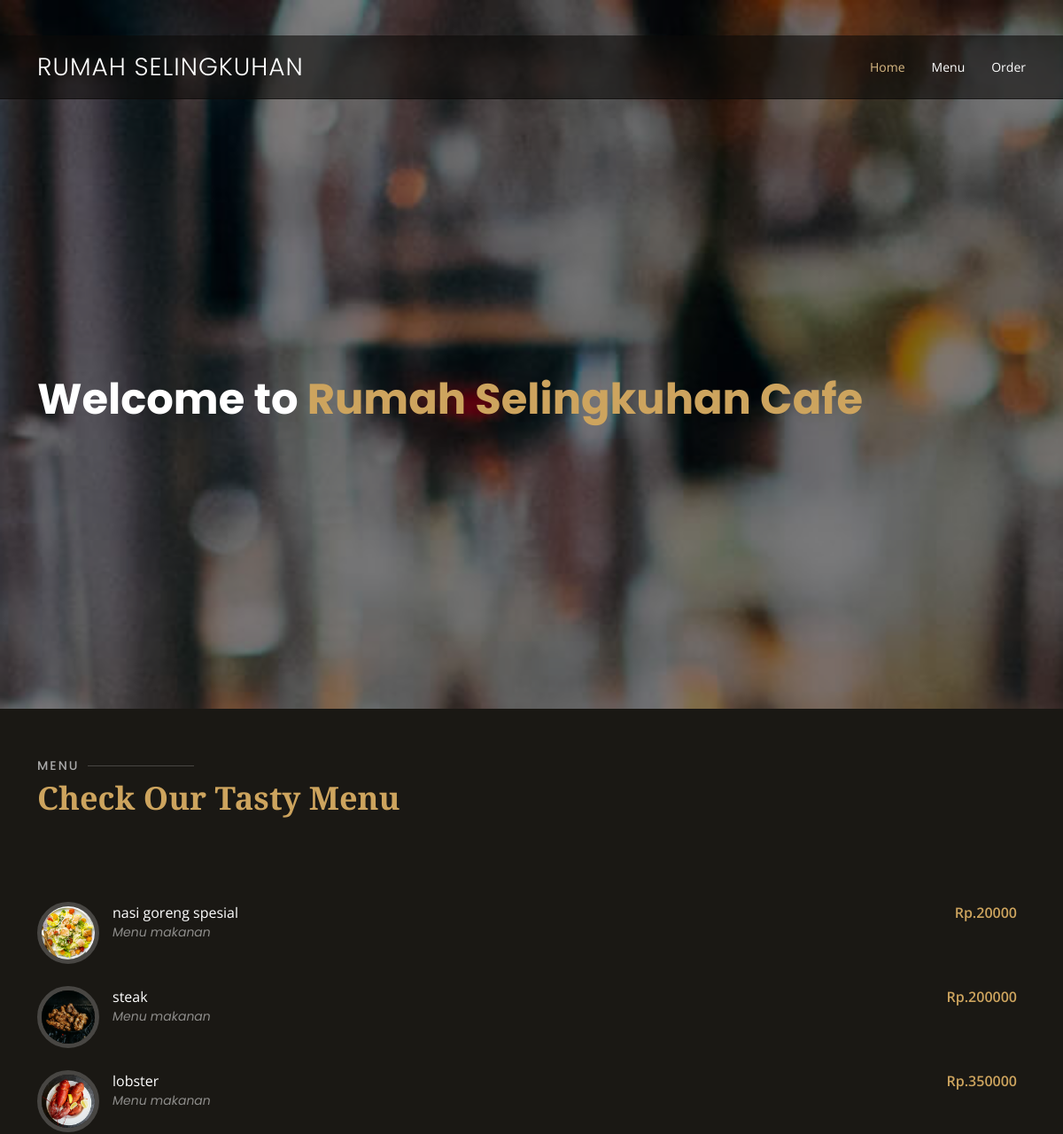
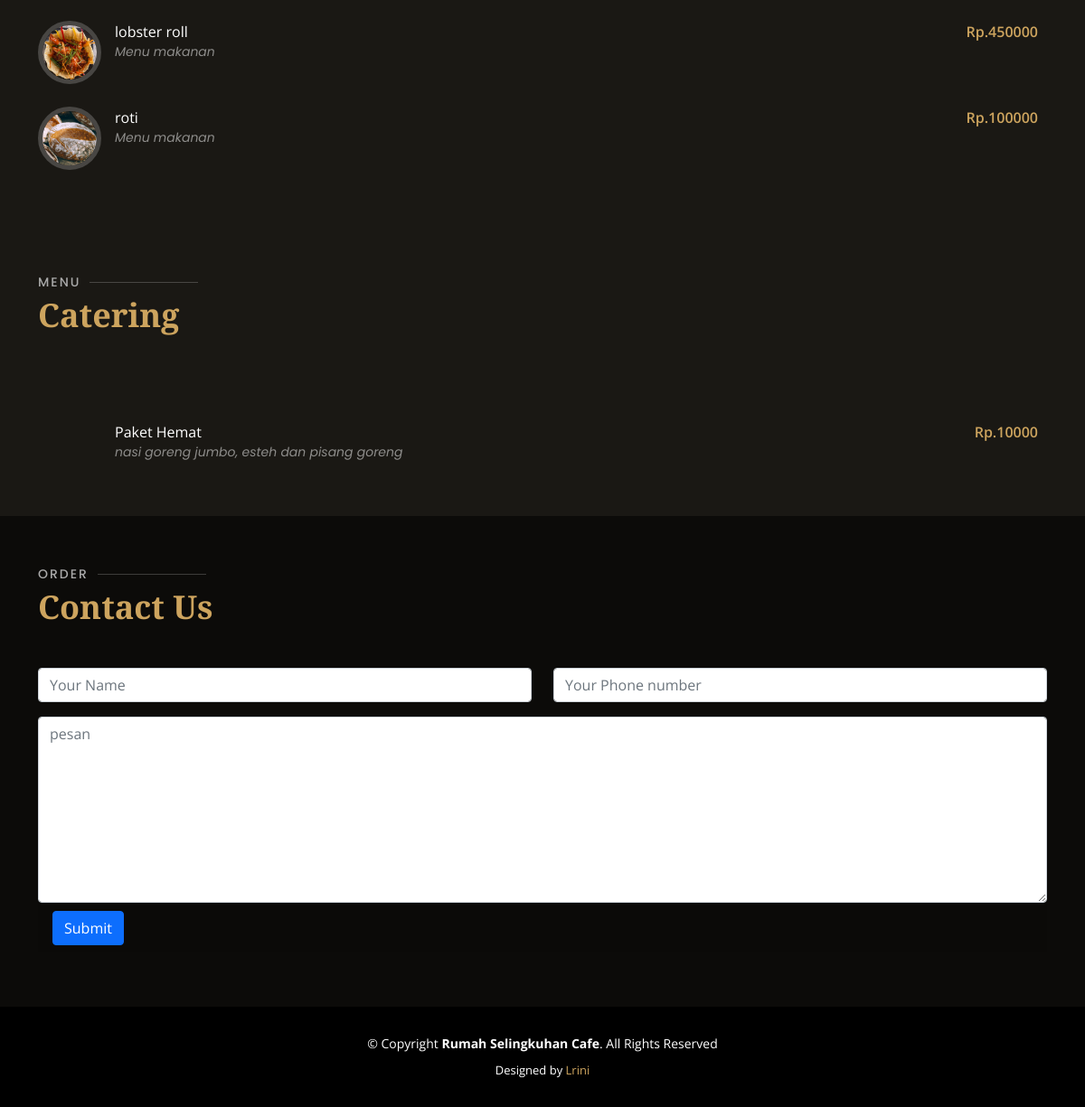
The page / on the database its author committed (2 pictures, top to bottom).
### tables this page shows
CREATE TABLE `menu` (
  `id_menu` int(11) NOT NULL,
  `menu` varchar(30) NOT NULL,
  `jumlah` int(11) NOT NULL,
  `harga` int(10) NOT NULL,
  `gambar` text NOT NULL,
  `harga_pesan` int(11) NOT NULL
);

CREATE TABLE `catering` (
  `id_catering` int(10) NOT NULL,
  `nama_paket` varchar(30) NOT NULL,
  `isi` text NOT NULL,
  `harga` int(10) NOT NULL
);

### index.php (the view, shortened to what this page needs)
<!DOCTYPE html>
<html lang="en">
<head>
  <link href="assets/vendor/animate.css/animate.min.css" rel="stylesheet">
  <link href="assets/vendor/aos/aos.css" rel="stylesheet">
  <link href="assets/vendor/bootstrap/css/bootstrap.min.css" rel="stylesheet">
  <link href="assets/vendor/bootstrap-icons/bootstrap-icons.css" rel="stylesheet">
  <link href="assets/vendor/boxicons/css/boxicons.min.css" rel="stylesheet">
  <link href="assets/vendor/glightbox/css/glightbox.min.css" rel="stylesheet">
  <link href="assets/vendor/swiper/swiper-bundle.min.css" rel="stylesheet">
  <link href="assets/css/style.css" rel="stylesheet">
</head>
<body>
  <header id="header" class="fixed-top d-flex align-items-cente">
    <div class="container-fluid container-xl d-flex align-items-center justify-content-lg-between">
      <h1 class="logo me-auto me-lg-0"><a href="index.html">Rumah Selingkuhan</a></h1>
      <nav id="navbar" class="navbar order-last order-lg-0">
        <ul>
          <li><a class="nav-link scrollto active" href="#hero">Home</a></li>
          <li><a class="nav-link scrollto" href="#menu">Menu</a></li>
          <li><a class="nav-link scrollto" href="#order">Order</a></li>
    </div>
  </header>
  <section id="hero" class="d-flex align-items-center">
    <div class="container position-relative text-center text-lg-start" data-aos="zoom-in" data-aos-delay="100">
      <div class="row">
        <div class="col-lg-12">
          <h1>Welcome to <span>Rumah Selingkuhan Cafe</span></h1>
        </div>
      </div>
    </div>
  </section>
  <main id="main">
    <section id="menu" class="menu section-bg">
      <div class="container" data-aos="fade-up">
        <div class="section-title">
          <h2>Menu</h2>
          <p>Check Our Tasty Menu</p>
        </div>
        <?php
                            $conn = new mysqli("localhost", "root", "", "cafe");
                            $res = $conn->query("select * from menu");
                            while($row = $res->fetch_assoc()){
                            echo '
                            <div class="col-lg-12 menu-item filter-starters">
                              <img src="admin/menu/'.$row['gambar'].'" class="menu-img">
                              <div class="menu-content">
                                '.$row['menu'].'</a><span> Rp.'.$row['harga'].'</span>
                              </div>
                              <div class="menu-ingredients">
                                 Menu makanan
                              </div>
                          </div>
                                ';
                              }
                              ?>
        </div>
    </section>
    <section id="menu" class="menu section-bg">
      <div class="container" data-aos="fade-up">
        <div class="section-title">
          <h2>Menu</h2>
          <p>Catering</p>
        </div>
        <?php
                            $conn = new mysqli("localhost", "root", "", "cafe");
                            $res = $conn->query("select * from catering");
                            while($row = $res->fetch_assoc()){
                            echo '
                            <div class="col-lg-12 menu-item filter-starters">
                              <div class="menu-content">
                                '.$row['nama_paket'].'</a><span> Rp.'.$row['harga'].'</span>
                              </div>
                              <div class="menu-ingredients">
                              '.$row['isi'].'
                              </div>
                          </div>
                                ';
                              }
                              ?>
        </div>
    </section>
    <section id="order" class="order">
      <div class="container" data-aos="fade-up">
        <div class="section-title">
          <h2>Order</h2>
          <p>Contact Us</p>
        </div>
      </div>
      <div class="container" data-aos="fade-up">
              <form action="function.php" method="post" enctype="multipart/form-data">
                  <div class="row">
                    <div class="col-md-6 form-group">
                      <input type="text" name="nama" class="form-control" id="nama" placeholder="Your Name" required>
                    </div>
                    <div class="col-md-6 form-group mt-3 mt-md-0">
                      <input type="text" class="form-control" name="nohp" id="nohp" placeholder="Your Phone number" required>
                    </div>
                  </div>
                  <div class="form-group mt-3">
                    <textarea class="form-control" name="pesan" rows="8" placeholder="pesan" required></textarea>
                  </div>
                  <div class="card-footer">
                    <button type="submit" href="" name="simpan" value="simpan" class="btn btn-primary">Submit</button>
                   </div>
              </form>
        </div>
    </section>
  </main>
  <footer id="footer">
    <div class="container">
      <div class="copyright">
        &copy; Copyright <strong><span>Rumah Selingkuhan Cafe</span></strong>. All Rights Reserved
      </div>
      <div class="credits">
        Designed by <a href="https://bootstrapmade.com/">Lrini</a>
      </div>
    </div>
  </footer>
</body>
</html>

### assets/css/style.css (style rules this page uses)
body { font-family: "Open Sans", sans-serif; background: #0c0b09; color: #fff; }
a { color: #cda45e; text-decoration: none; }
h1, h2, h3, h4, h5, h6 { font-family: "Playfair Display", serif; }
#header { background: rgba(12, 11, 9, 0.6); border-bottom: 1px solid rgba(12, 11, 9, 0.6); transition: all 0.5s; z-index: 997; padding: 15px 0; top: 40px; }
#header .logo { font-size: 28px; margin: 0; padding: 0; line-height: 1; font-weight: 300; letter-spacing: 1px; text-transform: uppercase; font-family: "Poppins", sans-serif; }
#header .logo a { color: #fff; }
.navbar { padding: 0; }
.navbar ul { margin: 0; padding: 0; display: flex; list-style: none; align-items: center; }
.navbar li { position: relative; }
.navbar a, .navbar a:focus { display: flex; align-items: center; justify-content: space-between; padding: 10px 0 10px 30px; color: #fff; white-space: nowrap; transition: 0.3s; font-size: 14px; }
.navbar a:hover, .navbar .active, .navbar .active:focus, .navbar li:hover > a { color: #d9ba85; }
#hero { width: 100%; height: 100vh; background: url("../img/hero-bg.jpg") top center; background-size: cover; position: relative; padding: 0; }
#hero:before { content: ""; background: rgba(0, 0, 0, 0.5); position: absolute; bottom: 0; top: 0; left: 0; right: 0; }
#hero .container { padding-top: 110px; }
#hero h1 { margin: 0; font-size: 48px; font-weight: 700; line-height: 56px; color: #fff; font-family: "Poppins", sans-serif; }
#hero h1 span { color: #cda45e; }
@media (min-width: 1024px) { #hero { background-attachment: fixed; } }
section { padding: 60px 0; overflow: hidden; }
.section-bg { background-color: #1a1814; }
.section-title { padding-bottom: 40px; }
.section-title h2 { font-size: 14px; font-weight: 500; padding: 0; line-height: 1px; margin: 0 0 5px 0; letter-spacing: 2px; text-transform: uppercase; color: #aaaaaa; font-family: "Poppins", sans-serif; }
.section-title h2::after { content: ""; width: 120px; height: 1px; display: inline-block; background: rgba(255, 255, 255, 0.2); margin: 4px 10px; }
.section-title p { margin: 0; margin: 0; font-size: 36px; font-weight: 700; font-family: "Playfair Display", serif; color: #cda45e; }
.menu .menu-item { margin-top: 50px; }
.menu .menu-img { width: 70px; border-radius: 50%; float: left; border: 5px solid rgba(255, 255, 255, 0.2); }
.menu .menu-content { margin-left: 85px; overflow: hidden; display: flex; justify-content: space-between; position: relative; }
.menu .menu-content::after { content: ""; position: absolute; left: 20px; right: 0; top: -4px; z-index: 1; color: #bab3a6; font-family: Arial, "Helvetica Neue", Helvetica, sans-serif; }
.menu .menu-content span { background: #1a1814; position: relative; z-index: 3; padding: 0 10px; font-weight: 600; color: #cda45e; }
.menu .menu-ingredients { margin-left: 85px; font-style: italic; font-size: 14px; font-family: "Poppins", sans-serif; color: rgba(255, 255, 255, 0.5); }
#footer { background: black; padding: 0 0 30px 0; color: #fff; font-size: 14px; }
#footer .copyright { text-align: center; padding-top: 30px; }
#footer .credits { padding-top: 10px; text-align: center; font-size: 13px; color: #fff; }

### rows shown on the page
menu: gambar (picture), menu "nasi goreng spesial", harga "20000"
menu: gambar (picture), menu "steak", harga "200000"
menu: gambar (picture), menu "lobster", harga "350000"
menu: gambar (picture), menu "lobster roll", harga "450000"
menu: gambar (picture), menu "roti", harga "100000"
catering: nama_paket "Paket Hemat", harga "10000", isi "nasi goreng jumbo, esteh dan pisang goreng"
